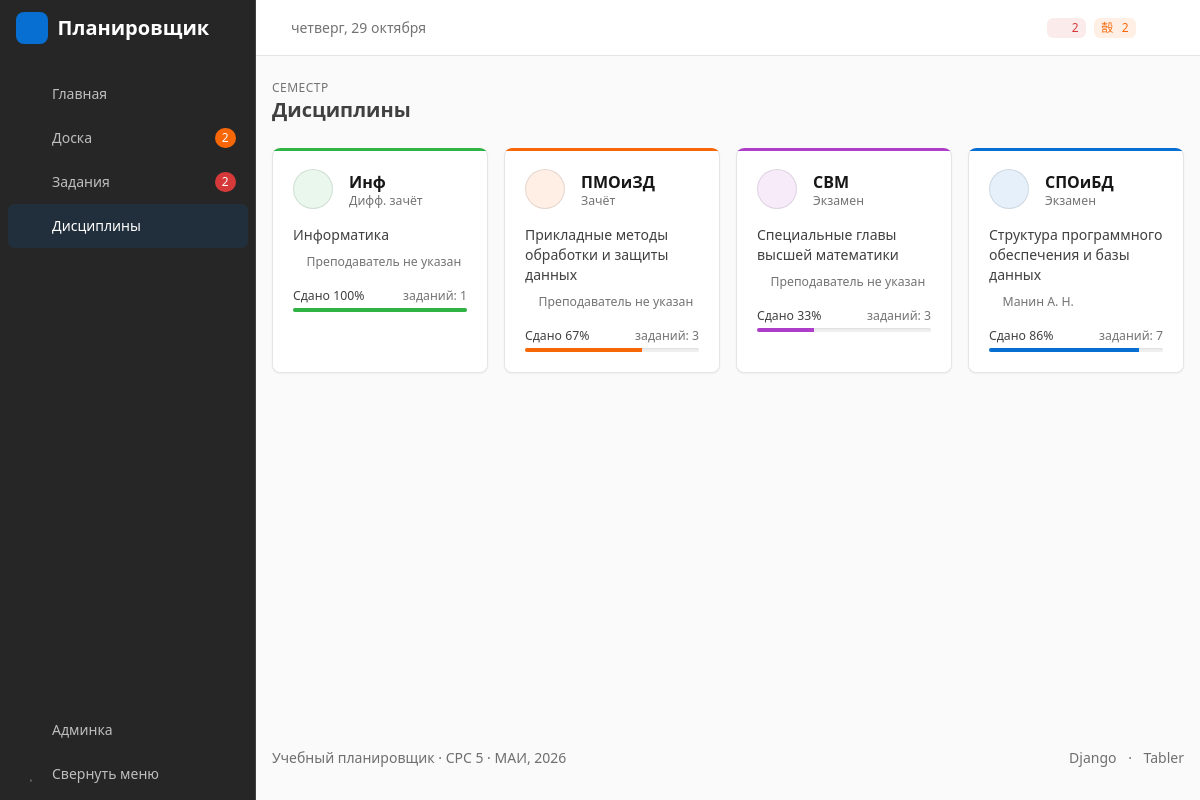
/subjects/, run on the app's committed database.
### planner/models.py (models this page shows, shortened)
class Subject(models.Model):
    COLORS = [
        ('blue', 'Синий'),
        ('green', 'Зелёный'),
        ('orange', 'Оранжевый'),
        ('purple', 'Фиолетовый'),
        ('red', 'Красный'),
        ('teal', 'Бирюзовый'),
    ]
    CONTROLS = [
        ('exam', 'Экзамен'),
        ('credit', 'Зачёт'),
        ('diff', 'Дифф. зачёт'),
    ]
    name = models.CharField('Название', max_length=150)
    short_name = models.CharField('Сокращение', max_length=20)
    teacher = models.CharField('Преподаватель', max_length=100, blank=True)
    control = models.CharField('Форма контроля', max_length=10, choices=CONTROLS, default='exam')
    color = models.CharField('Цвет', max_length=10, choices=COLORS, default='blue')
    class Meta:
        verbose_name = 'Дисциплина'
        verbose_name_plural = 'Дисциплины'
        ordering = ['name']
    def progress(self):
        total = self.tasks.count()
        if total == 0:
            return 0
        return round(self.tasks.filter(status=Task.DONE).count() * 100 / total)

### planner/views.py (the view)
# urls.py: path('subjects/', views.subject_list, name='subject_list'),
@ensure_csrf_cookie
def subject_list(request):
    return render(request, 'planner/subject_list.html', {
        'subjects': Subject.objects.prefetch_related('tasks'),
    })

### planner/context_processors.py (called while the page is built)
def counters(request):
    return {'counters': task_stats()}

### planner/services.py (called while the page is built)
def task_stats():
    tasks = Task.objects.all()
    return {
        'total': tasks.count(),
        'todo': tasks.filter(status=Task.TODO).count(),
        'doing': tasks.filter(status=Task.DOING).count(),
        'done': tasks.filter(status=Task.DONE).count(),
        'overdue': tasks.exclude(status=Task.DONE).filter(deadline__lt=date.today()).count(),
    }

### planner/templatetags/planner_tags.py (called while the page is built)
@register.inclusion_tag('partials/_progress.html')
def progress_bar(value, color='primary', size='sm'):
    return {'value': value, 'color': color, 'size': size}

### templates/planner/subject_list.html (shortened to what this page needs)
{% extends 'base.html' %}
{% load planner_tags %}
{% block pretitle %}Семестр{% endblock %}
{% block page_title %}Дисциплины{% endblock %}
{% block content %}
<div class="row row-cards">
    {% for subject in subjects %}
        {% with progress=subject.progress tasks=subject.tasks.all %}
        <div class="col-12 col-md-6 col-xl-3">
            <a href="{% url 'subject_detail' subject.pk %}" class="card card-link card-link-pop h-100">
                <div class="card-status-top bg-{{ subject.color }}"></div>
                <div class="card-body">
                    <div class="d-flex align-items-center mb-3">
                        <span class="avatar bg-{{ subject.color }}-lt me-3"><i class="ti ti-book fs-2"></i></span>
                        <div class="lh-sm">
                            <div class="h3 m-0">{{ subject.short_name }}</div>
                            <div class="text-secondary small">{{ subject.get_control_display }}</div>
                        </div>
                    </div>
                    <div class="mb-2">{{ subject.name }}</div>
                    <div class="text-secondary small mb-3">
                        <i class="ti ti-user me-1"></i>{{ subject.teacher|default:'Преподаватель не указан' }}
                    </div>
                    <div class="d-flex justify-content-between small mb-1">
                        <span>Сдано {{ progress }}%</span>
                        <span class="text-secondary">заданий: {{ tasks|length }}</span>
                    </div>
                    {% progress_bar progress subject.color %}
                </div>
            </a>
        </div>
        {% endwith %}
    {% endfor %}
</div>
{% endblock %}

### templates/partials/_progress.html
<div class="progress progress-{{ size }}">
    <div class="progress-bar bg-{{ color }}" style="width: {{ value }}%" role="progressbar"
         aria-valuenow="{{ value }}" aria-valuemin="0" aria-valuemax="100"></div>
</div>

### data on the page
Subject: short_name "Инф", control "Дифф. зачёт", name "Информатика", teacher "Преподаватель не указан", progress "100", tasks.all|length "1"
Subject: short_name "ПМОиЗД", control "Зачёт", name "Прикладные методы обработки и защиты данных", teacher "Преподаватель не указан", progress "67", tasks.all|length "3"
Subject: short_name "СВМ", control "Экзамен", name "Специальные главы высшей математики", teacher "Преподаватель не указан", progress "33", tasks.all|length "3"
Subject: short_name "СПОиБД", control "Экзамен", name "Структура программного обеспечения и базы данных", teacher "Манин А. Н.", progress "86", tasks.all|length "7"

### other printed values
{{ title }} "Главная Доска Задания Дисциплины"
{{ badge }} "2 2"
{{ counters.overdue }} "2"
{{ counters.doing }} "2"
